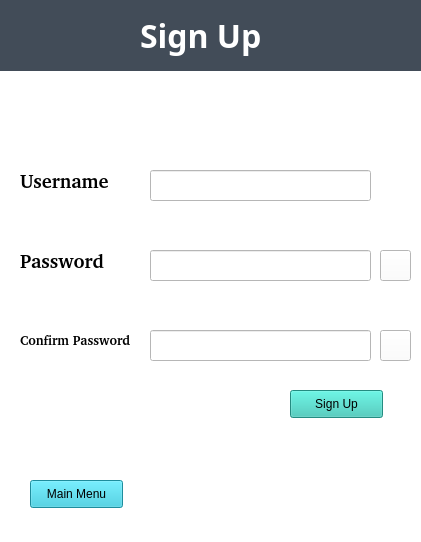
<?xml version="1.0" encoding="UTF-8"?>
<ui version="4.0">
 <class>SignUp</class>
 <widget class="QMainWindow" name="SignUp">
  <property name="geometry">
   <rect>
    <x>0</x>
    <y>0</y>
    <width>421</width>
    <height>542</height>
   </rect>
  </property>
  <property name="minimumSize">
   <size>
    <width>421</width>
    <height>542</height>
   </size>
  </property>
  <property name="maximumSize">
   <size>
    <width>421</width>
    <height>542</height>
   </size>
  </property>
  <property name="windowTitle">
   <string>Sign Up</string>
  </property>
  <property name="styleSheet">
   <string notr="true">background-color: rgb(248, 237, 215);
background-color: rgb(255, 255, 255);</string>
  </property>
  <widget class="QWidget" name="centralwidget">
   <widget class="QLabel" name="labelsignup">
    <property name="geometry">
     <rect>
      <x>140</x>
      <y>0</y>
      <width>211</width>
      <height>71</height>
     </rect>
    </property>
    <property name="font">
     <font>
      <family>Poppins</family>
      <pointsize>24</pointsize>
      <weight>75</weight>
      <bold>true</bold>
     </font>
    </property>
    <property name="layoutDirection">
     <enum>Qt::LeftToRight</enum>
    </property>
    <property name="styleSheet">
     <string notr="true">color: rgb(255, 255, 255);
background-color: rgb(66, 76, 88);</string>
    </property>
    <property name="text">
     <string>Sign Up</string>
    </property>
   </widget>
   <widget class="QLabel" name="labelun">
    <property name="geometry">
     <rect>
      <x>20</x>
      <y>160</y>
      <width>121</width>
      <height>41</height>
     </rect>
    </property>
    <property name="font">
     <font>
      <family>Champagne &amp; Limousines</family>
      <pointsize>14</pointsize>
      <weight>75</weight>
      <bold>true</bold>
     </font>
    </property>
    <property name="text">
     <string>Username</string>
    </property>
   </widget>
   <widget class="QLineEdit" name="unsignup">
    <property name="geometry">
     <rect>
      <x>150</x>
      <y>170</y>
      <width>221</width>
      <height>31</height>
     </rect>
    </property>
    <property name="font">
     <font>
      <family>Champagne &amp; Limousines</family>
      <pointsize>10</pointsize>
      <weight>75</weight>
      <bold>true</bold>
     </font>
    </property>
   </widget>
   <widget class="QLabel" name="labelpw">
    <property name="geometry">
     <rect>
      <x>20</x>
      <y>240</y>
      <width>121</width>
      <height>41</height>
     </rect>
    </property>
    <property name="font">
     <font>
      <family>Champagne &amp; Limousines</family>
      <pointsize>14</pointsize>
      <weight>75</weight>
      <bold>true</bold>
     </font>
    </property>
    <property name="text">
     <string>Password</string>
    </property>
   </widget>
   <widget class="QLineEdit" name="pwsignup">
    <property name="geometry">
     <rect>
      <x>150</x>
      <y>250</y>
      <width>221</width>
      <height>31</height>
     </rect>
    </property>
    <property name="font">
     <font>
      <family>Champagne &amp; Limousines</family>
      <pointsize>10</pointsize>
     </font>
    </property>
   </widget>
   <widget class="QPushButton" name="signupbutton">
    <property name="geometry">
     <rect>
      <x>290</x>
      <y>390</y>
      <width>93</width>
      <height>28</height>
     </rect>
    </property>
    <property name="styleSheet">
     <string notr="true">background-color: rgb(226, 131, 180);
background-color: rgb(51, 196, 180);
</string>
    </property>
    <property name="text">
     <string>Sign Up</string>
    </property>
   </widget>
   <widget class="QLabel" name="labelcpw">
    <property name="geometry">
     <rect>
      <x>20</x>
      <y>330</y>
      <width>121</width>
      <height>21</height>
     </rect>
    </property>
    <property name="font">
     <font>
      <family>Champagne &amp; Limousines</family>
      <pointsize>10</pointsize>
      <weight>75</weight>
      <bold>true</bold>
     </font>
    </property>
    <property name="text">
     <string>Confirm Password</string>
    </property>
   </widget>
   <widget class="QLineEdit" name="cpwsignup">
    <property name="geometry">
     <rect>
      <x>150</x>
      <y>330</y>
      <width>221</width>
      <height>31</height>
     </rect>
    </property>
    <property name="font">
     <font>
      <family>Champagne &amp; Limousines</family>
      <pointsize>10</pointsize>
      <weight>75</weight>
      <bold>true</bold>
     </font>
    </property>
   </widget>
   <widget class="QPushButton" name="mainbutton">
    <property name="geometry">
     <rect>
      <x>30</x>
      <y>480</y>
      <width>93</width>
      <height>28</height>
     </rect>
    </property>
    <property name="styleSheet">
     <string notr="true">background-color: rgb(226, 131, 180);
background-color: rgb(42, 198, 220);
</string>
    </property>
    <property name="text">
     <string>Main Menu</string>
    </property>
   </widget>
   <widget class="QPushButton" name="visiblebutton">
    <property name="geometry">
     <rect>
      <x>380</x>
      <y>250</y>
      <width>31</width>
      <height>31</height>
     </rect>
    </property>
    <property name="cursor">
     <cursorShape>PointingHandCursor</cursorShape>
    </property>
    <property name="styleSheet">
     <string notr="true">background-image : url(invisible.png)</string>
    </property>
    <property name="text">
     <string/>
    </property>
   </widget>
   <widget class="QPushButton" name="visiblebutton_2">
    <property name="geometry">
     <rect>
      <x>380</x>
      <y>330</y>
      <width>31</width>
      <height>31</height>
     </rect>
    </property>
    <property name="cursor">
     <cursorShape>PointingHandCursor</cursorShape>
    </property>
    <property name="styleSheet">
     <string notr="true">background-image : url(invisible.png)</string>
    </property>
    <property name="text">
     <string/>
    </property>
   </widget>
   <widget class="QLabel" name="cond">
    <property name="geometry">
     <rect>
      <x>20</x>
      <y>420</y>
      <width>361</width>
      <height>51</height>
     </rect>
    </property>
    <property name="font">
     <font>
      <family>Champagne &amp; Limousines</family>
      <pointsize>11</pointsize>
      <weight>75</weight>
      <bold>true</bold>
     </font>
    </property>
    <property name="layoutDirection">
     <enum>Qt::LeftToRight</enum>
    </property>
    <property name="text">
     <string/>
    </property>
   </widget>
   <widget class="QLabel" name="label_3">
    <property name="geometry">
     <rect>
      <x>0</x>
      <y>0</y>
      <width>511</width>
      <height>71</height>
     </rect>
    </property>
    <property name="styleSheet">
     <string notr="true">background-color: rgb(66, 76, 88);</string>
    </property>
    <property name="text">
     <string/>
    </property>
   </widget>
   <zorder>label_3</zorder>
   <zorder>labelsignup</zorder>
   <zorder>labelun</zorder>
   <zorder>unsignup</zorder>
   <zorder>labelpw</zorder>
   <zorder>pwsignup</zorder>
   <zorder>signupbutton</zorder>
   <zorder>labelcpw</zorder>
   <zorder>cpwsignup</zorder>
   <zorder>mainbutton</zorder>
   <zorder>visiblebutton</zorder>
   <zorder>visiblebutton_2</zorder>
   <zorder>cond</zorder>
  </widget>
  <widget class="QStatusBar" name="statusbar"/>
 </widget>
 <resources/>
 <connections/>
</ui>
